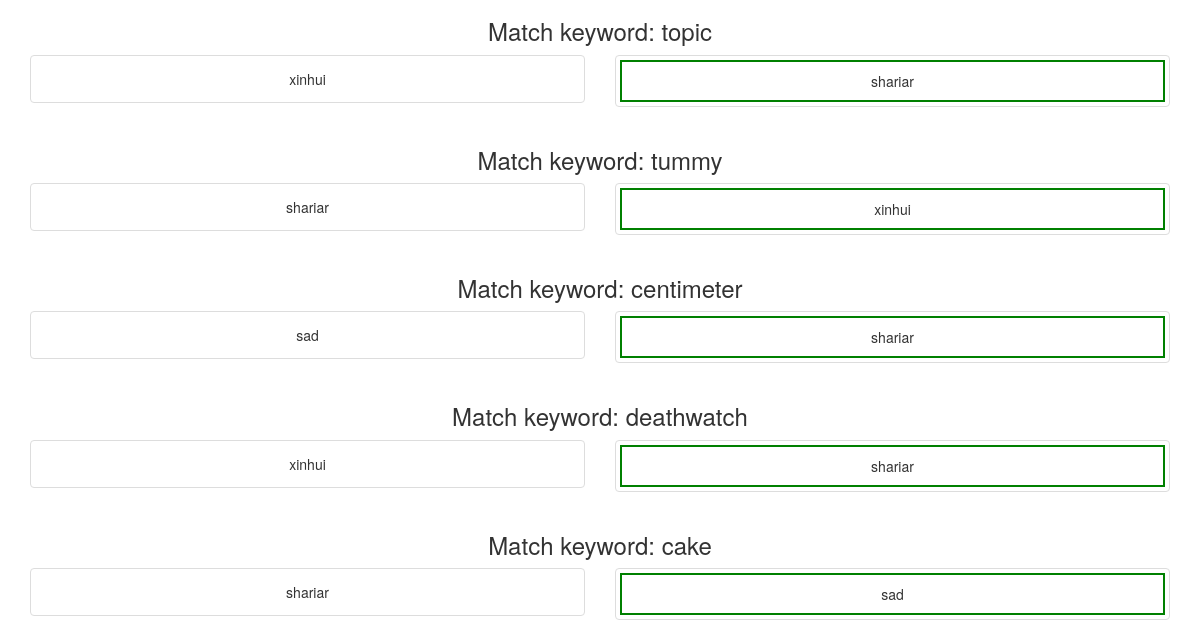
Page /profile/shariar (lower part) on the earlier database version.
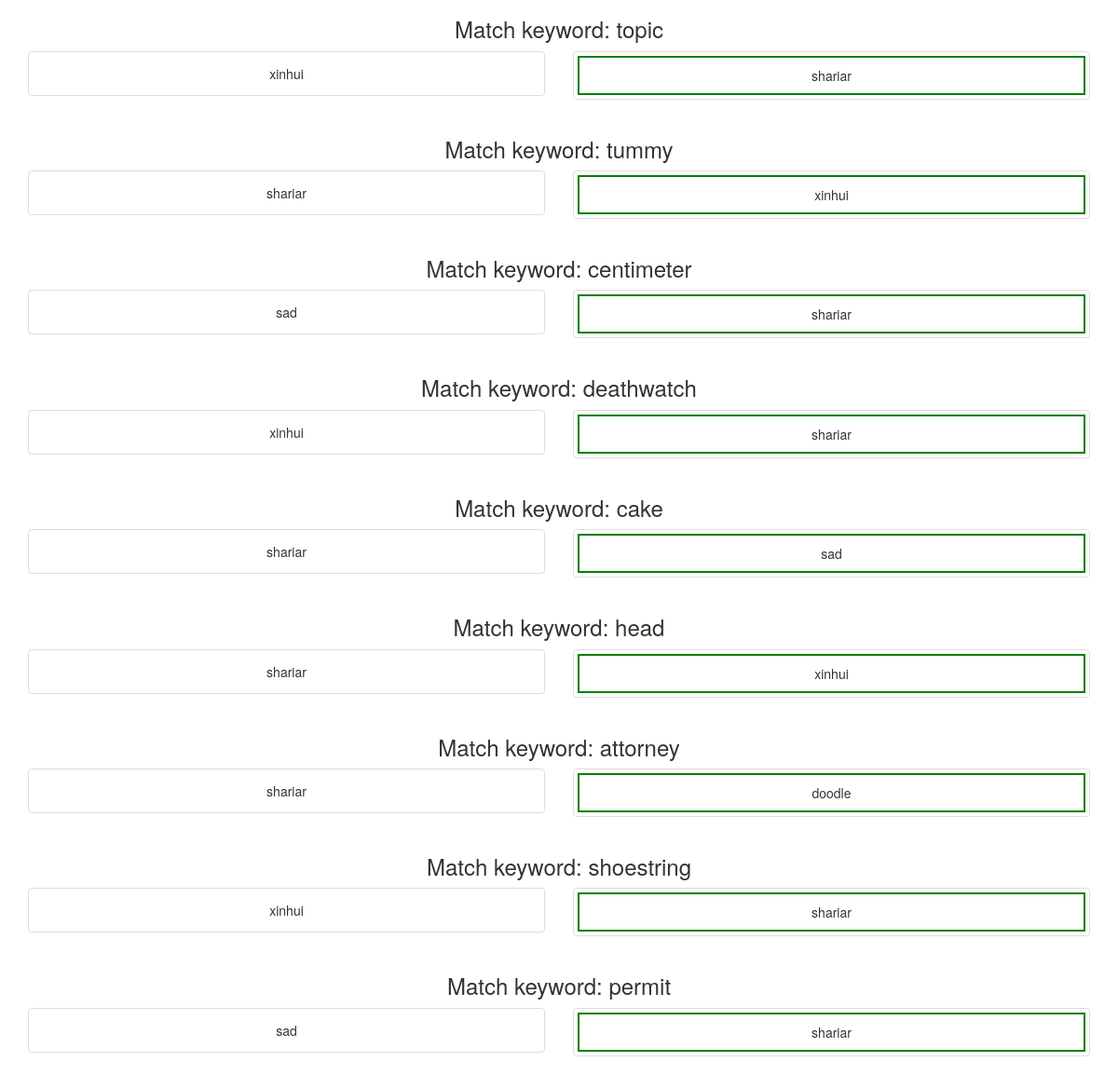
Same page on the later database version.
### tables this page shows
CREATE TABLE matches (match_id integer PRIMARY KEY AUTOINCREMENT, word text NOT NULL, user_1 integer NOT NULL, pic_1 text, user_2 integer, pic_2 text, judge integer, winner integer);

CREATE TABLE users (user_id integer PRIMARY KEY, username text NOT NULL,passhash text NOT NULL, wins integer NOT NULL);

### app.py (the view)
@app.route('/profile/<username>')
def profile(username):
    matches = db.get_matches_for_user(username)
    return render_template('profile.html', matches = matches, user = username)

### utils/database.py (called while the page is built)
def get_user_id(username):
    path = "data/data.db"
    database = sqlite3.connect(path)
    curse = database.cursor()
    user_query = "SELECT user_id FROM users WHERE username = ?"
    user_result = curse.execute(user_query,(username,))
    user_result = user_result.fetchone()
    print "USER RESULT:", user_result
    if user_result == None:
        return -1
    user_id = int(user_result[0])
    return user_id

def get_username(userid):
    path = "data/data.db"
    database = sqlite3.connect(path)
    curse = database.cursor()
    if userid == None:
        return None
    user_query = "SELECT username FROM users WHERE user_id = ?"
    user_result = curse.execute(user_query,(userid,))
    user_result = user_result.fetchone()[0]
    print "USER RESULT:", user_result
    if user_result == None:
        return -1
    return user_result

def get_match(match_id):
    path = "data/data.db"
    database = sqlite3.connect(path)
    curse = database.cursor()
    db_result = {}
    print match_id
    query =  "SELECT * FROM matches WHERE match_id = " + str(match_id)
    db_result = curse.execute(query)
    db_result = db_result.fetchone()
    result = {
        'word': db_result[1],
        'match_id': db_result[0],
        'user_1': get_username(db_result[2]),
        'user_2': get_username(db_result[4]),
        'img_1': db_result[3],
        'img_2': db_result[5],
        'winner': db_result[7],
        'judge': db_result[6]
    }
    return result

def get_matches_for_user(username):
    path = "data/data.db"
    database = sqlite3.connect(path)
    curse = database.cursor()
    db_result = {}
    user_id = get_user_id(username)
    query =  "SELECT match_id FROM matches WHERE (user_1 = ? OR user_2 = ?) and pic_1 IS NOT NULL and pic_2 IS NOT NULL"
    db_result = curse.execute(query,(user_id,user_id))
    match_ids = db_result.fetchall()
    results = []
    for match in match_ids:
        print "FINDING: ", match[0]
        results.append(get_match(match[0]))
    return results

### templates/profile.html (shortened to what this page needs)
<html>
  <head>
    <link rel="stylesheet" href="../static/css/style.css">
    <link rel="stylesheet" href="https://maxcdn.bootstrapcdn.com/bootstrap/3.3.7/css/bootstrap.min.css">
  </head>
  <body>
   <div class="container" style="margin-top: 4%">
     {% for match in matches %}
     <h3>Match keyword: {{match["word"]}}</h3>
     <div class="row">
       <div class="col-sm-6">
	 <div class="thumbnail">
	   {% if match["winner"] == 1 %}
	   <div class="user1 winner">
	     {% else %}
	     <div class="user1">
	       {% endif %}
	       <div class="caption">
		 {{match["user_1"]}}
	       </div>
	     </div>
	   </div>
	 </div>
	 <div class="col-sm-6">
	   <div class="thumbnail">
	     {% if match["winner"] == 2 %}
	     <div class="user2 winner">
	       {% else %}
	       <div class="user2">
		 {% endif %}
		 <div class="caption">
		   {{match["user_2"]}}
		 </div>
	       </div>
	     </div>
	   </div>
	 </div>
       {% endfor %}
       </div>
  </body>
</html>

### static/css/style.css (style rules this page uses)
body { color: black; text-align: center; }
.winner { border: 2px solid green; }

Differences in the rows shown:
added matches: word "head"
added matches: word "attorney"
now on this page (row edited): users: user_2 "doodle"
added matches: word "shoestring"
added matches: word "permit"
Other differences:
new list line: "Match keyword:"
new list line: "shariar"
new list line: "xinhui"
new list line: "sad"
